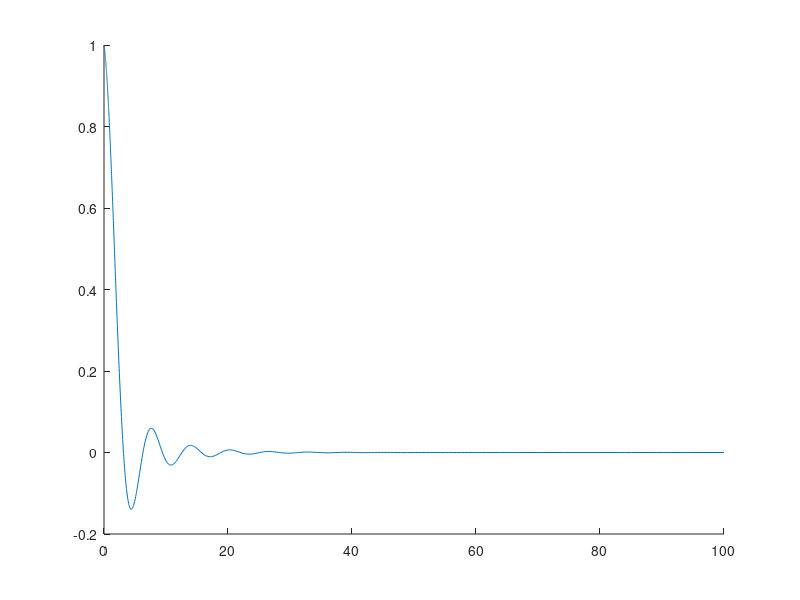
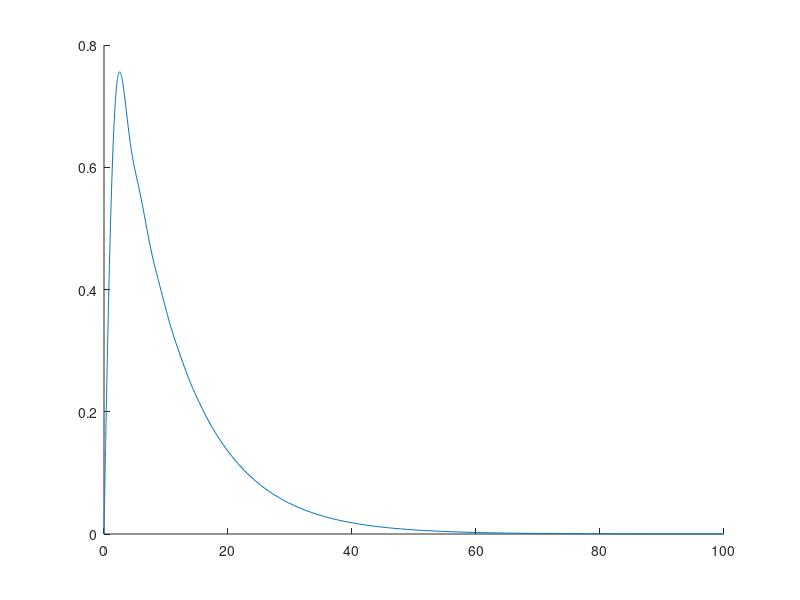
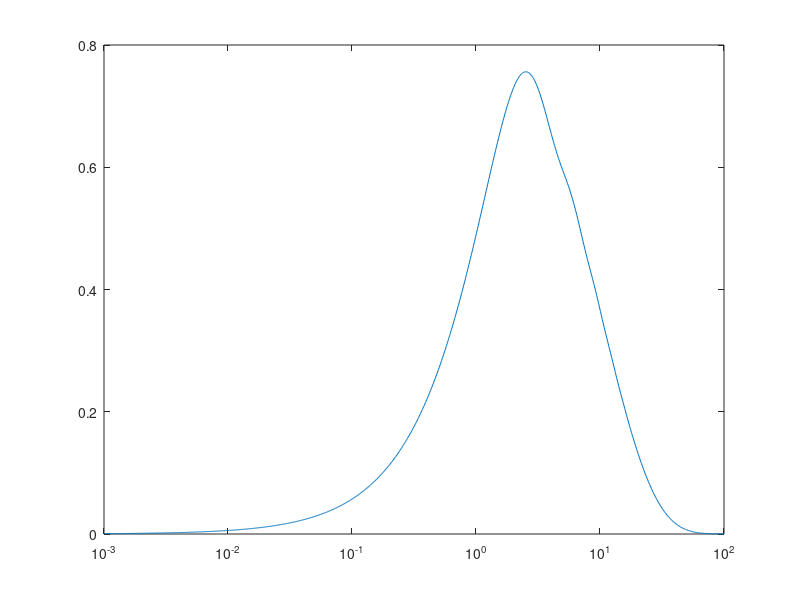

Write the MATLAB code that produced these figures, in order. (Note: this script raises an error after producing the figures.)
u_0 = 1;
diffcnst = 0.1;
a=1;

t = logspace(-3,2,1e3);
u = @(t,y) u_0 .* exp(-diffcnst * t)' .* exp(1i * t' *y);
exp_u = @(t) u_0 .* exp(-diffcnst * t(:)) .* sinc(t(:)/pi);
var_u = @(t) u_0^2 .* exp(-2* diffcnst * t(:)) .* (1- (sinc(t(:)/pi)).^2);
close all
figure(1); hold on;
plot(t,exp_u(t),'DisplayName','true');
figure(3); hold on;
plot(t,sqrt(var_u(t)),'DisplayName','true');

figure(7);
plot(t,sqrt(var_u(t)),'DisplayName','true')
set(gca,'XScale','log');

N = 1;
Sref = smolyak_grid_quick_preset(N,11-1);
SrRef = reduce_sparse_grid(Sref);

results =[0;t(:)];

%% Generate Colloc Pts
for w = 1:6;
N=1; % weights are already scaled for probability
S = smolyak_grid_quick_preset(N,w-1);
Sr = reduce_sparse_grid(S);
S2 = smolyak_grid_quick_preset(N,w-1+1);
Sr2 = reduce_sparse_grid(S2);

u_z = @(t) u(t,Sr.knots);

u_z_interp = interpolate_on_sparse_grid(S,Sr,u_z(t),Sr2.knots);
u_ref_interp = interpolate_on_sparse_grid(S,Sr,u_z(t),SrRef.knots);

exp_z = u_z(t) * Sr.weights';
var_z = (abs(u_z_interp)).^2 * Sr2.weights' - exp_z.^2;
std_z = sqrt((abs(u_z_interp)).^2 * Sr2.weights' - exp_z.^2);
e_est = sqrt((abs(u(t,Sr2.knots) - u_z_interp)).^2 * Sr2.weights');
e_ref = sqrt((abs(u(t,SrRef.knots) - u_ref_interp)).^2 * SrRef.weights');
% figure(1);
% plot(t,exp_z,'DisplayName',num2str(w));
% set(gca,'XScale','log');
% figure(2); hold on;
% plot(t,abs(exp_z-exp_u(t)'),'DisplayName',num2str(w));
% set(gca,'XScale','log','YScale','log');
% figure(3);
% plot(t,var_z,'DisplayName',num2str(w))
% set(gca,'XScale','log');
% figure(4); hold on;
% plot(t, abs(var_u(t) - var_z'),'DisplayName',num2str(w));
% set(gca,'XScale','log','YScale','log');
% figure(8); hold on;
% plot(t, abs(sqrt(var_u(t)) - sqrt(var_z)'),'DisplayName',num2str(w));
% set(gca,'XScale','log','YScale','log');
% figure(5); hold on;
% plot(t,e_est,'DisplayName',num2str(w));
% set(gca,'XScale','log','YScale','log');
% 
% figure(6); hold on;
% plot(t,abs((e_ref - e_est)./e_ref),'DisplayName',num2str(w));
% set(gca,'XScale','log','YScale','log');

results = [results, [length(Sr.knots); e_ref(:)]];

end
results = [results, [length(SrRef.knots); 0*e_ref(:)]];
writematrix(results,'ode-approx-error.dat')
